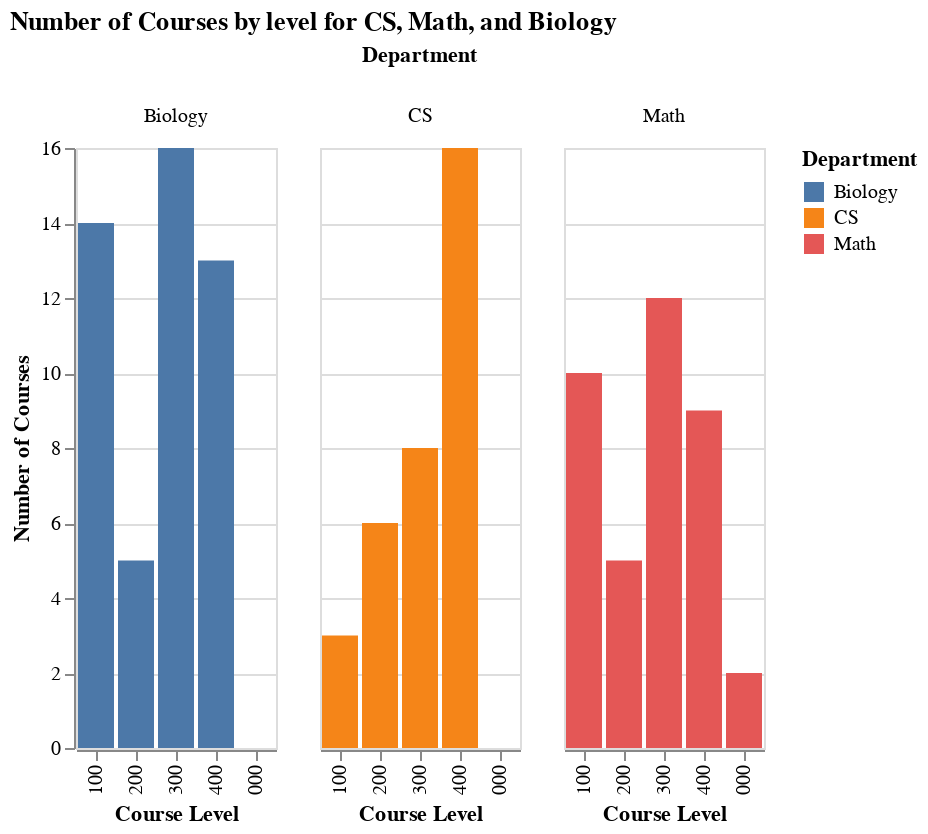

Notebook code for this chart:
### Markdown cell above
## Step 3: Exploratory Data Analysis (EDA)
### Answer to question one
`"Which departments offer more advanced (300/400 level) courses?"`


In this section, I explore patterns across the Computer Science, Mathematics, and Biology curricula using data visualizations and text analysis.

### Goals of EDA:
- Compare how each department distributes courses across levels (100–400).
- Identify the most common keywords used in course descriptions for each department.
- Highlight key differences in academic focus and structure between departments.

### Code cell
# Combine all departments into one DataFrame
df_combined = pd.concat([df_cs, df_math, df_bio], ignore_index=True)
df_combined['Course Level'] = df_combined['Course Code'].apply(lambda x: x.split()[1][0] + "00")


level_counts_all = df_combined.groupby(['Department', 'Course Level']).size().reset_index(name='Count')


# barchart(altair) grouped by dept
chart = alt.Chart(level_counts_all).mark_bar().encode(
    x=alt.X('Course Level:O', sort=['100', '200', '300', '400'], title='Course Level'),
    y=alt.Y('Count:Q', title='Number of Courses'),
    color='Department:N',
    column=alt.Column('Department:N', title='Department'),
    tooltip=['Department', 'Course Level', 'Count']
).properties(
    title='Number of Courses by level for CS, Math, and Biology'
)

chart

### Figure 1 — Vega-Lite specification as saved in the notebook (floating-point values rounded to 4 significant figures)
{"config": {"view": {"continuousWidth": 300, "continuousHeight": 300}}, "data": {"name": "data-5cd03529a174e73a441dc8f1cd010a3b"}, "mark": {"type": "bar"}, "encoding": {"color": {"field": "Department", "type": "nominal"}, "column": {"field": "Department", "title": "Department", "type": "nominal"}, "tooltip": [{"field": "Department", "type": "nominal"}, {"field": "Course Level", "type": "nominal"}, {"field": "Count", "type": "quantitative"}], "x": {"field": "Course Level", "sort": ["100", "200", "300", "400"], "title": "Course Level", "type": "ordinal"}, "y": {"field": "Count", "title": "Number of Courses", "type": "quantitative"}}, "title": "Number of Courses by level for CS, Math, and Biology", "$schema": "https://vega.github.io/schema/vega-lite/v5.20.1.json", "datasets": {"data-5cd03529a174e73a441dc8f1cd010a3b": [{"Department": "Biology", "Course Level": "100", "Count": 14}, {"Department": "Biology", "Course Level": "200", "Count": 5}, {"Department": "Biology", "Course Level": "300", "Count": 16}, {"Department": "Biology", "Course Level": "400", "Count": 13}, {"Department": "CS", "Course Level": "100", "Count": 3}, {"Department": "CS", "Course Level": "200", "Count": 6}, {"Department": "CS", "Course Level": "300", "Count": 8}, {"Department": "CS", "Course Level": "400", "Count": 16}, {"Department": "Math", "Course Level": "000", "Count": 2}, {"Department": "Math", "Course Level": "100", "Count": 10}, {"Department": "Math", "Course Level": "200", "Count": 5}, {"Department": "Math", "Course Level": "300", "Count": 12}, {"Department": "Math", "Course Level": "400", "Count": 9}]}}
